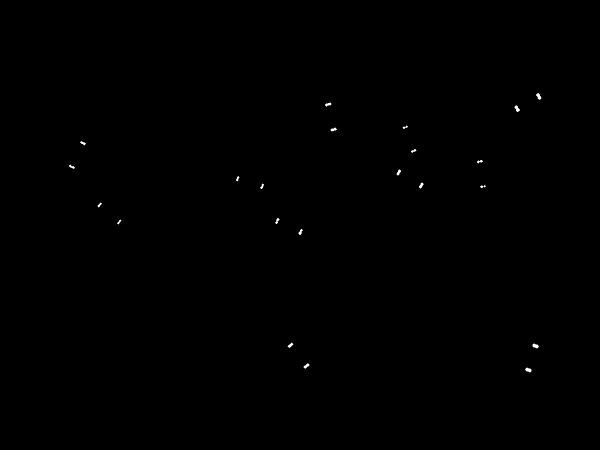
#> input picture sample_images/dbg_clean.jpg, 1200 x 900 px (shown at 1/2 size); its folder holds only this picture in this run
$ python test_processing.py
#> lines starting #> are read from the running program, lines starting #| are printed output that depends on the picture; after the words box and inside, x2 and y2 are one past the last pixel; in counts of white or black regions, pixels touching at a corner belong together
### backend/rice_counter.py
"""
Rice Grain Counter - Image Processing Module

This module contains the computer vision pipeline for detecting and counting
individual rice grains in uploaded images.

Algorithm Overview:
1. Load and optionally resize the image
2. Convert to grayscale
3. Apply noise reduction (Gaussian blur + bilateral filter)
4. Apply adaptive thresholding for segmentation
5. Morphological operations to clean up the binary mask
6. Use distance transform + watershed to separate touching grains
7. Find contours and filter by area, aspect ratio, and shape
8. Draw annotations and return results

All thresholds are configurable for different rice varieties.
"""

import cv2
import numpy as np
from dataclasses import dataclass
from typing import Tuple, List


@dataclass
class RiceConfig:
    """Configuration for rice grain detection thresholds."""
    max_image_dim: int = 1500
    gaussian_kernel: Tuple[int, int] = (5, 5)
    gaussian_sigma: float = 0
    bilateral_d: int = 9
    bilateral_sigma_color: float = 75
    bilateral_sigma_space: float = 75
    adaptive_block_size: int = 25
    adaptive_c: int = 10
    morph_kernel_size: Tuple[int, int] = (3, 3)
    morph_iterations_open: int = 2
    morph_iterations_close: int = 2
    min_grain_area: int = 150
    max_grain_area: int = 8000
    min_aspect_ratio: float = 1.2
    max_aspect_ratio: float = 8.0
    min_solidity: float = 0.4
    distance_thresh_ratio: float = 0.45
    watershed_dilate_iter: int = 3
    color_label: Tuple[int, int, int] = (0, 200, 255)  # BGR - warm orange
    color_contour: Tuple[int, int, int] = (0, 180, 0)   # BGR - green
    font_scale: float = 0.35
    font_thickness: int = 1


DEFAULT_CONFIG = RiceConfig()


def load_image(image_bytes: bytes) -> np.ndarray:
    """Decode image bytes into an OpenCV numpy array."""
    nparr = np.frombuffer(image_bytes, np.uint8)
    img = cv2.imdecode(nparr, cv2.IMREAD_COLOR)
#> img is the input picture: shape (900, 1200, 3); min 0, max 255, mean 0.3
    if img is None:
        raise ValueError("Could not decode image. File may be corrupted or unsupported.")
    return img


def resize_if_needed(img: np.ndarray, max_dim: int) -> np.ndarray:
    """Resize image if either dimension exceeds max_dim, preserving aspect ratio."""
#> called with max_dim = 1500
    h, w = img.shape[:2]
#> h = 900; w = 1200
    if max(h, w) <= max_dim:
        return img
    scale = max_dim / max(h, w)
    new_w = int(w * scale)
    new_h = int(h * scale)
    return cv2.resize(img, (new_w, new_h), interpolation=cv2.INTER_AREA)


def preprocess(img: np.ndarray, cfg: RiceConfig) -> np.ndarray:
    """Convert to grayscale and apply noise reduction."""
    gray = cv2.cvtColor(img, cv2.COLOR_BGR2GRAY)
    # Gaussian blur to reduce high-frequency noise
    blurred = cv2.GaussianBlur(gray, cfg.gaussian_kernel, cfg.gaussian_sigma)
    # Bilateral filter preserves edges while smoothing flat regions
    filtered = cv2.bilateralFilter(blurred, cfg.bilateral_d,
                                   cfg.bilateral_sigma_color, cfg.bilateral_sigma_space)
    return filtered


def segment(gray: np.ndarray, cfg: RiceConfig) -> np.ndarray:
    """Apply adaptive thresholding to create a binary mask of rice grains."""
    binary = cv2.adaptiveThreshold(
        gray, 255,
        cv2.ADAPTIVE_THRESH_GAUSSIAN_C,
        cv2.THRESH_BINARY_INV,
        cfg.adaptive_block_size,
        cfg.adaptive_c
    )
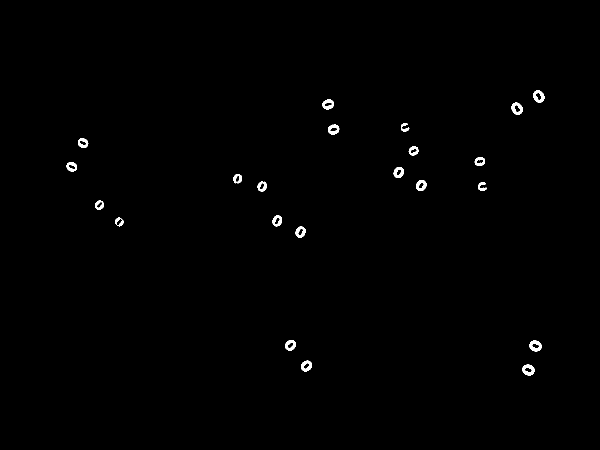
#> binary: shape (900, 1200) (shown at 1/2 size); 0.51% white; 22 white regions, largest, box (x1, y1, x2, y2) and area: (1023, 205, 1046, 230) 331, (1066, 181, 1089, 205) 328, (1059, 681, 1083, 703) 325
    return binary


def morphological_clean(binary: np.ndarray, cfg: RiceConfig) -> np.ndarray:
    """Apply morphological opening then closing to remove noise and fill holes."""
    kernel = cv2.getStructuringElement(cv2.MORPH_ELLIPSE, cfg.morph_kernel_size)
    # Opening: remove small noise blobs
    cleaned = cv2.morphologyEx(binary, cv2.MORPH_OPEN, kernel,
                               iterations=cfg.morph_iterations_open)
#> cleaned: shape (900, 1200); 0.49% white; 27 white regions, largest, box (x1, y1, x2, y2) and area: (1023, 205, 1046, 230) 329, (1066, 181, 1089, 205) 328, (1059, 681, 1083, 703) 323
    # Closing: fill small holes inside grains
    cleaned = cv2.morphologyEx(cleaned, cv2.MORPH_CLOSE, kernel,
                               iterations=cfg.morph_iterations_close)
#> cleaned: shape (900, 1200); 0.49% white; 26 white regions, largest, box (x1, y1, x2, y2) and area: (1023, 205, 1046, 230) 337, (1066, 181, 1089, 205) 332, (1059, 681, 1083, 703) 329
    return cleaned


def separate_touching_grains(mask: np.ndarray, cfg: RiceConfig) -> np.ndarray:
    """
    Use distance transform + watershed to separate grains that touch each other.

    Steps:
    1. Compute distance transform of the binary mask
    2. Find foreground peaks using a threshold on the distance map
    3. Use these as seeds for watershed segmentation
    4. Return a label mask where each grain has a unique label
    """
    # Distance transform: each pixel gets its distance to the nearest background pixel
    dist_transform = cv2.distanceTransform(mask, cv2.DIST_L2, 5)
    dist_norm = cv2.normalize(dist_transform, None, 0, 1.0, cv2.NORM_MINMAX)

    # Threshold the distance map to find definite foreground regions (grain centers)
    _, sure_fg = cv2.threshold(dist_norm, cfg.distance_thresh_ratio, 255, cv2.THRESH_BINARY)
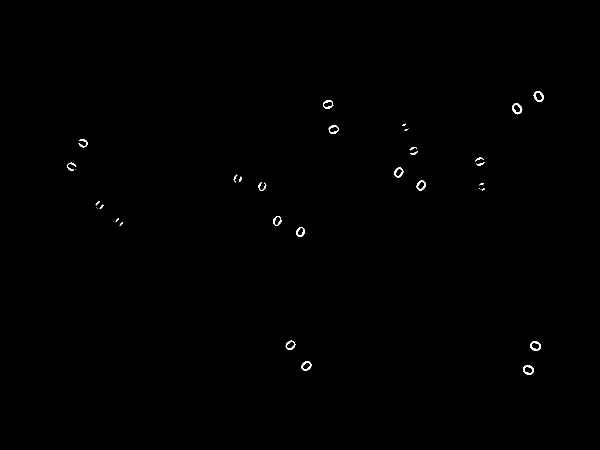
#> sure_fg: shape (900, 1200) float32 (shown at 1/2 size); 0.25% white; 32 white regions (6 under 20 px), largest, box (x1, y1, x2, y2) and area: (1024, 206, 1045, 229) 191, (1060, 682, 1082, 702) 189, (1046, 730, 1068, 750) 189
    sure_fg = sure_fg.astype(np.uint8)

    # Dilate the mask to get the "unknown" border region
    kernel = cv2.getStructuringElement(cv2.MORPH_ELLIPSE, (3, 3))
    sure_bg = cv2.dilate(mask, kernel, iterations=cfg.watershed_dilate_iter)
#> sure_bg: shape (900, 1200); 1% white; 23 white regions, largest, box (x1, y1, x2, y2) and area: (1063, 178, 1092, 208) 626, (1020, 202, 1049, 233) 622, (1056, 678, 1086, 706) 617

    # Unknown region = sure background minus sure foreground
    unknown = cv2.subtract(sure_bg, sure_fg)
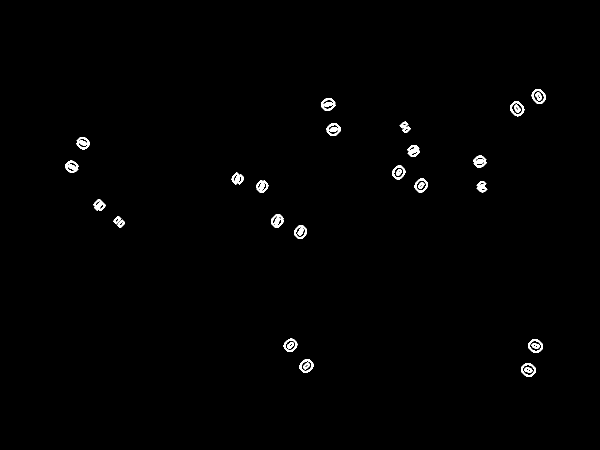
#> unknown: shape (900, 1200) (shown at 1/2 size); 0.76% white; 35 white regions, largest, box (x1, y1, x2, y2) and area: (130, 321, 157, 346) 390, (153, 274, 180, 299) 378, (946, 311, 973, 335) 375

    # Label markers for watershed
    num_labels, markers = cv2.connectedComponents(sure_fg)
#> markers: shape (900, 1200) int32; 33 distinct labels, from 0 to 32
#> num_labels = 33
    # Watershed requires markers to start from 1 (not 0)
    markers = markers + 1
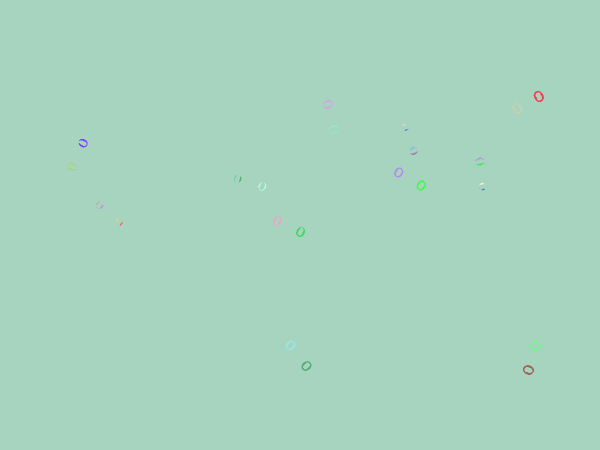
#> markers: shape (900, 1200) int32 (shown at 1/2 size); 33 distinct labels, from 1 to 33; one colour per label, 0 black
    markers[unknown == 255] = 0
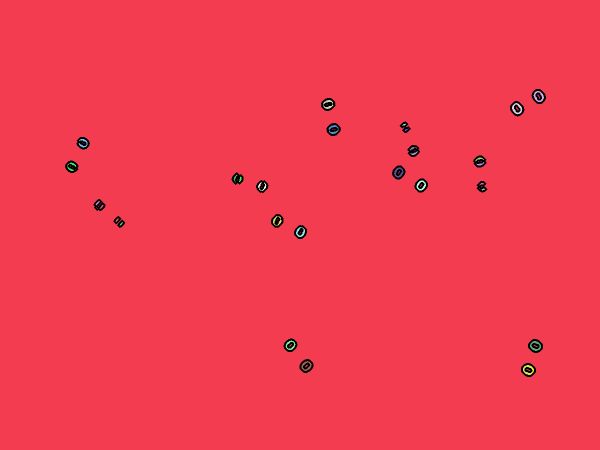
#> markers: shape (900, 1200) int32 (shown at 1/2 size); 34 distinct labels, from 0 to 33; one colour per label, 0 black

    # Apply watershed
    mask_3ch = cv2.cvtColor(mask, cv2.COLOR_GRAY2BGR)
    markers = cv2.watershed(mask_3ch, markers)
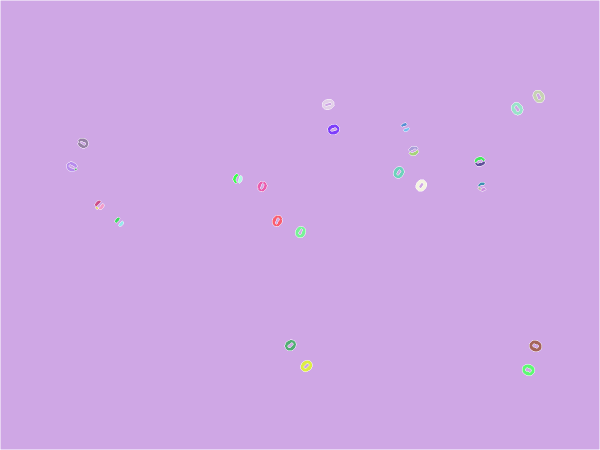
#> markers: shape (900, 1200) int32 (shown at 1/2 size); 34 distinct labels, from -1 to 33; one colour per label, 0 black, -1 white

    return markers


def filter_grains(markers: np.ndarray, mask: np.ndarray, cfg: RiceConfig) -> List[dict]:
    """
    Filter detected grain regions by area, aspect ratio, and solidity.

    Returns a list of dicts with keys: contour, area, bbox, center, label_id
    """
    unique_labels = np.unique(markers)
#> unique_labels = 34 values from -1 to 33
    # Label -1 is the watershed boundary, label 1 is background
    candidates = []
    for label_id in unique_labels:
        if label_id <= 1:
            continue

        grain_mask = np.uint8(markers == label_id) * 255

        # Only consider grains that overlap with the original binary mask
        grain_mask = cv2.bitwise_and(grain_mask, mask)
        contours, _ = cv2.findContours(grain_mask, cv2.RETR_EXTERNAL,
                                       cv2.CHAIN_APPROX_SIMPLE)
        if not contours:
            continue

        # Take the largest contour in this label region
        cnt = max(contours, key=cv2.contourArea)
        area = cv2.contourArea(cnt)

        if area < cfg.min_grain_area or area > cfg.max_grain_area:
            continue

        x, y, w, h = cv2.boundingRect(cnt)
        aspect_ratio = max(w, h) / max(min(w, h), 1)

        if aspect_ratio > cfg.max_aspect_ratio or aspect_ratio < cfg.min_aspect_ratio:
            continue

        # Solidity = contour area / convex hull area (filters concave junk)
        hull = cv2.convexHull(cnt)
        hull_area = cv2.contourArea(hull)
        solidity = area / max(hull_area, 1)
        if solidity < cfg.min_solidity:
            continue

        M = cv2.moments(cnt)
        if M["m00"] != 0:
            cx = int(M["m10"] / M["m00"])
            cy = int(M["m01"] / M["m00"])
        else:
            cx, cy = x + w // 2, y + h // 2

        candidates.append({
            "contour": cnt,
            "area": area,
            "bbox": (x, y, w, h),
            "center": (cx, cy),
            "label_id": int(label_id),
        })
#> this loop made 34 passes
#> (area, x, y, w, h, aspect_ratio) on passes 3, 4, 5, 7, 9, 13, 15, 19, 20, 27, 30, 31: (395, 1066, 181, 23, 24, 1.04), (331.5, 645, 199, 23, 20, 1.15), (393.5, 1023, 205, 23, 25, 1.09), (327, 656, 249, 23, 20, 1.15), (279.5, 156, 277, 21, 19, 1.11), (174.5, 133, 324, 21, 19, 1.11), (329, 787, 334, 21, 22, 1.05), (335, 832, 360, 21, 22, 1.05), (253.5, 515, 363, 19, 20, 1.05), (294.5, 545, 431, 19, 22, 1.16), (317.5, 591, 453, 20, 22, 1.1), (325, 570, 680, 22, 21, 1.05)
#> area on passes 6, 8, 10, 11, 12, 14: 38, 38, 72.5, 79, 88, 82
#> pass 3, in filter_grains, `grain_mask = np.uint8(markers == label_id) * 255`:
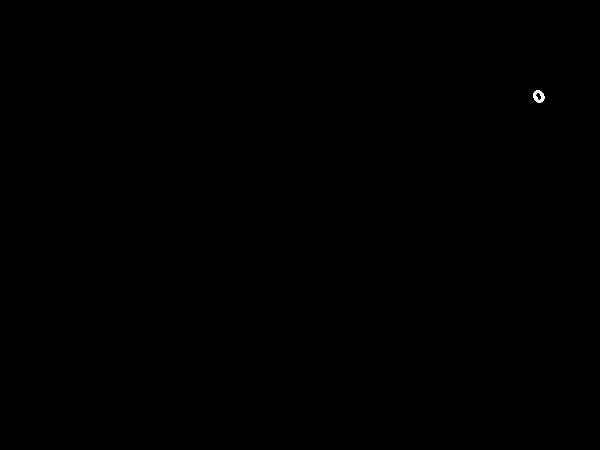
#> grain_mask: shape (900, 1200) (shown at 1/2 size); 0.03% white; 1 white region, box (x1, y1, x2, y2) and area: (1066, 181, 1089, 205) 332
#> after the loop: grain_mask: shape (900, 1200); 0.03% white; 1 white region, box (x1, y1, x2, y2) and area: (1045, 729, 1069, 751) 329
#> after the loop, candidates = []

    return candidates


def draw_annotations(img: np.ndarray, grains: List[dict], cfg: RiceConfig) -> np.ndarray:
    """Draw numbered contours and bounding boxes on the annotated image."""
    annotated = img.copy()
    for i, grain in enumerate(grains):
        num = i + 1
        # Draw contour outline
        cv2.drawContours(annotated, [grain["contour"]], -1, cfg.color_contour, 2)
        # Draw a small circle at the grain center
        cx, cy = grain["center"]
        cv2.circle(annotated, (cx, cy), 3, cfg.color_label, -1)
        # Draw the grain number near the center
        text = str(num)
        (tw, th), _ = cv2.getTextSize(text, cv2.FONT_HERSHEY_SIMPLEX,
                                       cfg.font_scale, cfg.font_thickness)
        tx = cx - tw // 2
        ty = cy - th // 2
        # White background for readability
        cv2.rectangle(annotated, (tx - 1, ty - th - 1), (tx + tw + 1, ty + 3),
                      (255, 255, 255), -1)
        cv2.putText(annotated, text, (tx, ty), cv2.FONT_HERSHEY_SIMPLEX,
                    cfg.font_scale, (0, 0, 200), cfg.font_thickness, cv2.LINE_AA)

    return annotated


def count_rice_grains(image_bytes: bytes, config: RiceConfig = None) -> dict:
    """
    Main pipeline: takes raw image bytes, returns grain count + annotated image.

    Returns dict with keys:
        total_count: int
        annotated_image_bytes: bytes (JPEG encoded)
        message: str
    """
    cfg = config or DEFAULT_CONFIG

    # 1. Decode image
    img = load_image(image_bytes)
    original = img.copy()

    # 2. Resize for consistency and performance
    img = resize_if_needed(img, cfg.max_image_dim)

    # 3. Preprocess: grayscale + noise reduction
    gray = preprocess(img, cfg)

    # 4. Segment: adaptive threshold
    binary = segment(gray, cfg)

    # 5. Clean up with morphological operations
    cleaned = morphological_clean(binary, cfg)

    # 6. Separate touching grains
    markers = separate_touching_grains(cleaned, cfg)

    # 7. Filter detections by shape/size constraints
    grains = filter_grains(markers, cleaned, cfg)
#> grains = []

    # 8. Draw annotations on a copy of the (resized) image
    annotated = draw_annotations(img, grains, cfg)

    count = len(grains)
#> count = 0

    # Encode the annotated image to JPEG bytes for sending to frontend
    _, buf = cv2.imencode('.jpg', annotated, [cv2.IMWRITE_JPEG_QUALITY, 90])
    annotated_bytes = buf.tobytes()

    msg = f"{count} rice grain{'s' if count != 1 else ''} detected"
#> msg = '0 rice grains detected'

    return {
        "total_count": count,
        "annotated_image_bytes": annotated_bytes,
        "message": msg,
    }

### backend/test_processing.py
import os
from rice_counter import count_rice_grains

d = os.path.join(os.path.dirname(os.path.abspath(__file__)), "..", "sample_images")
for name in os.listdir(d):
    if not name.endswith(".jpg"):
        continue
    path = os.path.join(d, name)
    with open(path, "rb") as f:
        data = f.read()
    try:
        r = count_rice_grains(data)
#> r = 3 items
        print(name, "=> count:", r["total_count"], "|", r["message"])
#| dbg_clean.jpg => count: 0 | 0 rice grains detected
        out = os.path.join(d, "annotated_" + name)
        with open(out, "wb") as f:
            f.write(r["annotated_image_bytes"])
        print("   annotated->", out)
    except Exception as e:
        print(name, "=> ERROR:", e)
